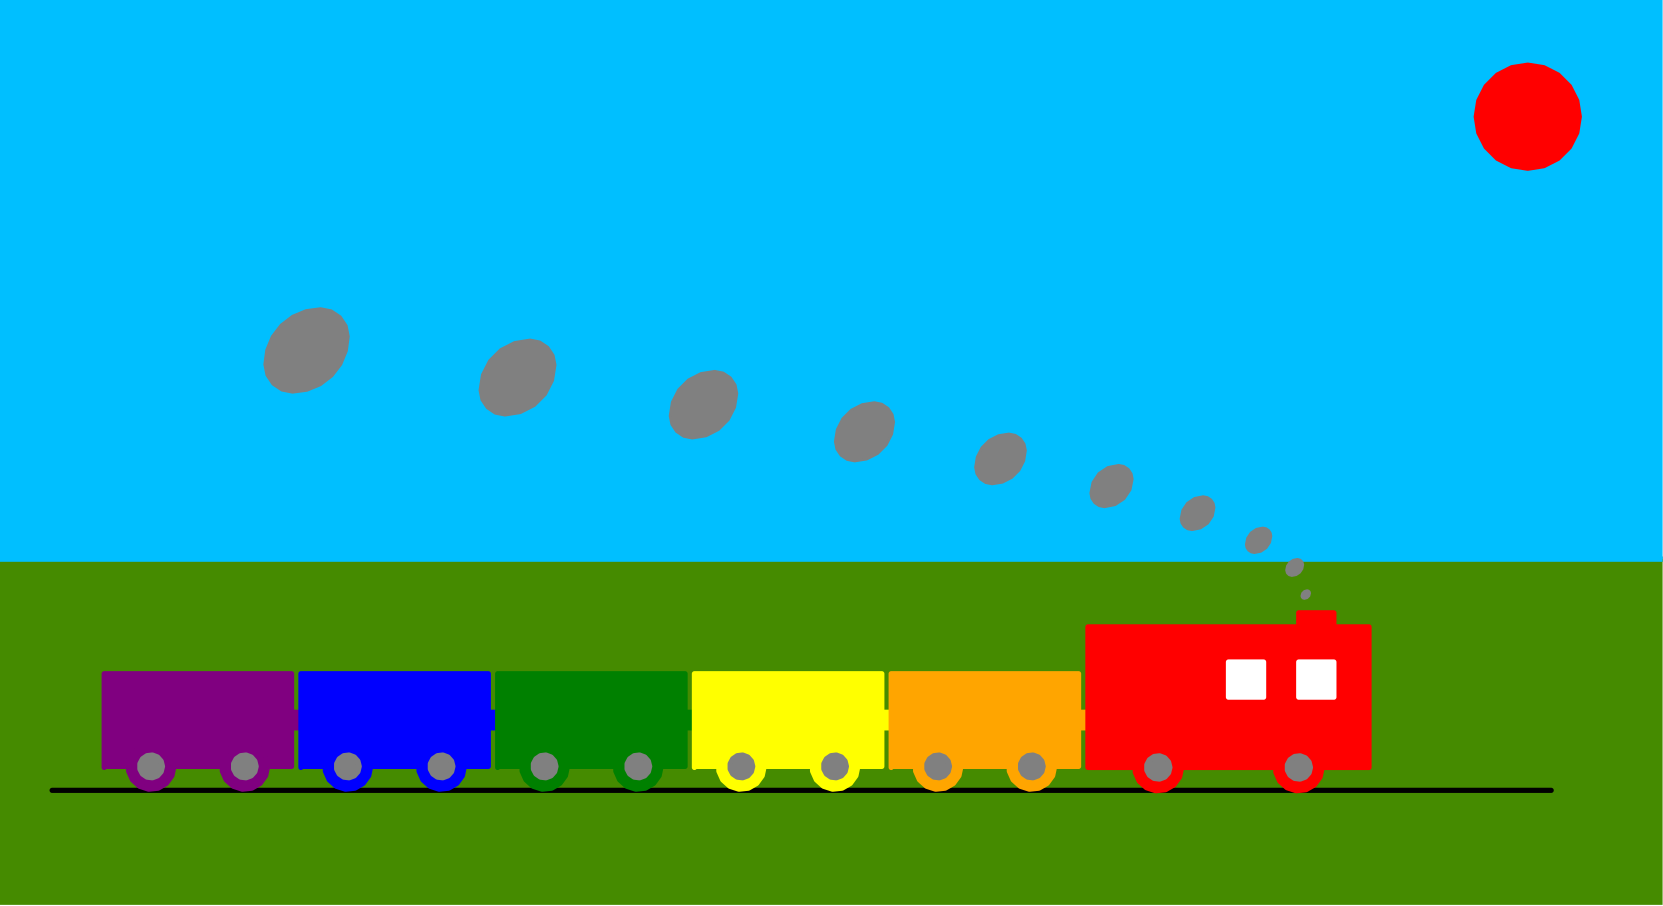

Python code for this plot:
#!/usr/bin/env python2
# -*- coding: utf-8 -*-
"""
Created on Sat Jun  5 17:53:34 2021

@author: zhaozhg
"""

import turtle
from turtle_draw_shape import turtle_draw_shape
import math

class train:
    def __init__(self, turtlename):
        self.myturtle=turtlename
        self.myturtle.up()

    def carriage(self, width, color, start_x, start_y, carriage_width, carriage_length):
        self.myturtle.goto( start_x, start_y)
        self.myturtle.width(width)
        self.myturtle.color(color)
        
        ## Plot the frame
        ## The length of the connector is carriage_length/20
        ## The width of the connector is carriage_width/6
        self.myturtle.down()
        self.myturtle.begin_fill()
        self.myturtle.setheading(90)
        self.myturtle.forward(carriage_width)
        self.myturtle.right(90)
        self.myturtle.forward(carriage_length)
        self.myturtle.right(90)
        self.myturtle.forward(carriage_width*5/12)
        self.myturtle.left(90)
        self.myturtle.forward(carriage_length/20)
        self.myturtle.right(90)
        self.myturtle.forward(carriage_width/6)
        self.myturtle.right(90)
        self.myturtle.forward(carriage_length/20)
        self.myturtle.left(90)
        self.myturtle.backward(carriage_width*1/6)
        self.myturtle.forward(carriage_width*1/6)
        self.myturtle.forward(carriage_width*5/12)
        self.myturtle.right(90)
        self.myturtle.forward(carriage_length)
        self.myturtle.right(90)
        self.myturtle.end_fill()
        self.myturtle.up()
        
        ## Plot the tyre
        (x_cur,y_cur) = self.myturtle.pos()
        radius_outer = carriage_length/8
        radius_inner = carriage_length/16
        self.tyre(width, color, x_cur + carriage_length/4, y_cur, radius_inner, radius_outer)
        self.tyre(width, color, x_cur + carriage_length*3/4, y_cur, radius_inner, radius_outer)
        
        self.rest()
        
    def track(self, width, color, start_x, start_y, track_length):
        self.myturtle.up()
        self.myturtle.width(width)
        self.myturtle.color(color)
        self.myturtle.goto(start_x,start_y)
        self.myturtle.setheading(0)
        self.myturtle.down()
        self.myturtle.forward(track_length)
        self.rest()
        
    def locamotive(self, width, color, start_x, start_y, loca_width, loca_length):
        self.myturtle.goto( start_x, start_y)
        self.myturtle.width(width)
        self.myturtle.color(color)
        self.myturtle.down()
        self.myturtle.setheading(90)
        self.myturtle.begin_fill()
        self.myturtle.forward(loca_width)
        self.myturtle.right(90)
        self.myturtle.forward(loca_length*3/4)
        ## Draw a chimney
        self.myturtle.left(90)
        self.myturtle.forward(loca_width/10)
        self.myturtle.right(90)
        self.myturtle.forward(loca_length/8)
        self.myturtle.right(90)
        self.myturtle.forward(loca_width/10)
        self.myturtle.left(90)
        self.myturtle.backward(loca_length/8)
        self.myturtle.forward(loca_length/4)
        self.myturtle.right(90)
        self.myturtle.forward(loca_width)
        self.myturtle.right(90)
        self.myturtle.forward(loca_length)
        self.myturtle.right(90)
        self.myturtle.end_fill()
        self.myturtle.up()

        ## Plot the tyre
        (x_cur,y_cur) = self.myturtle.pos()
        radius_outer = loca_length/8*2/3
        radius_inner = loca_length/16*2/3
        self.tyre(width, 'red', x_cur + loca_length/4, y_cur, radius_inner, radius_outer)
        self.tyre(width, 'red', x_cur + loca_length*3/4, y_cur, radius_inner, radius_outer)
        
        ## Plot the window
        self.window(width,'white',x_cur + loca_length*1/2, y_cur+loca_width/2, loca_width/4, True)
        self.window(width,'white',x_cur + loca_length*3/4, y_cur+loca_width/2, loca_width/4, True)
        
        self.rest()
        
    def window(self, width, color, start_x, start_y, window_width, fill):
        self.myturtle.up()
        self.myturtle.setheading(90)
        self.myturtle.width(width)
        self.myturtle.color(color)
        self.myturtle.goto(start_x, start_y)
        self.myturtle.down()
        if fill == True:
            self.myturtle.begin_fill()
        for i in range(4):
            self.myturtle.forward(window_width)
            self.myturtle.right(90)
        if fill==True:
            self.myturtle.end_fill()
        self.myturtle.up()
        

    def tyre(self, width, color, center_x, center_y, radius_inner, radius_outer):
        self.myturtle.setheading(90)
        self.myturtle.color(color)
        self.myturtle.width(width)
        self.myturtle.up()
        self.myturtle.goto(center_x,center_y) ## Go to the center of the tyre
        self.myturtle.up()
        self.myturtle.color(color)
        self.myturtle.goto( center_x+radius_outer, center_y)
        self.myturtle.down()
        self.myturtle.begin_fill()
        self.myturtle.circle(radius_outer)
        self.myturtle.end_fill()
        ## Inner circle
        self.myturtle.up()
        self.myturtle.goto(center_x+radius_inner, center_y)
        self.myturtle.down()
        self.myturtle.color('grey')
        self.myturtle.begin_fill()
        self.myturtle.circle(radius_inner)
        self.myturtle.end_fill()
        
        self.myturtle.color(color)


    def rest(self):
        self.myturtle.up()
        self.myturtle.goto(-600,300)
        self.myturtle.setheading(90)

    def final_rest(self, pos_x,pos_y):
        self.myturtle.up()
        self.myturtle.goto(pos_x,pos_y)
        self.myturtle.setheading(90)
    

def main():
    carriage_width=90
    carriage_length=180
    start_x=-700
    start_y=-300
    turtlescreen = turtle.getscreen()
    myturtle = turtle.Turtle()
    myturtle.shape('turtle')
    myturtle.width(5)    
    myplot = turtle_draw_shape(myturtle)
    
    ## Plot the background 
    myplot.plot_fillable_rec('chartreuse4',-1000, -500, 400, 2000)
    myplot.plot_fillable_rec('DeepSkyBlue',-1000, -100, 600, 2000)

    mytrain = train(myturtle)
    ## Plot the track
    mytrain.track(5,'black',start_x-50, start_y - carriage_length/8, carriage_length* 8)
    
    ## Plot the carriages
    colors=("purple","blue","green","yellow","orange")
    for i in range(5):
        mytrain.carriage(5,colors[i],start_x+carriage_length*21/20*i,start_y,carriage_width,carriage_length)
    
    ## Plot the locamotives
    mytrain.locamotive(5, 'red', start_x + 5*carriage_length*21/20, start_y, carriage_width*1.5, carriage_length*1.5)
    
    ## Plot the smoke
    for i in range(10):
        myplot.plot_oval( 2,'grey', start_x + (6.1)*carriage_length*21/20 - carriage_length/5*i*i/3 ,start_y +carriage_width*1.5*1.2 + carriage_width/4*i, (i+1)*carriage_width*1.5/25, (i+1)*carriage_width*1.5/25/2, 0, True)    
    myplot.rest()
    
    ## plot the sun
    myplot.plot_sun(4,'red',start_x + 7.5*carriage_length*21/20, 325, 50)
    
    ## mytrain.final_rest(-600,500)
    
    turtlescreen.getcanvas().postscript(file="train.eps")

if __name__=="__main__":
    main()
